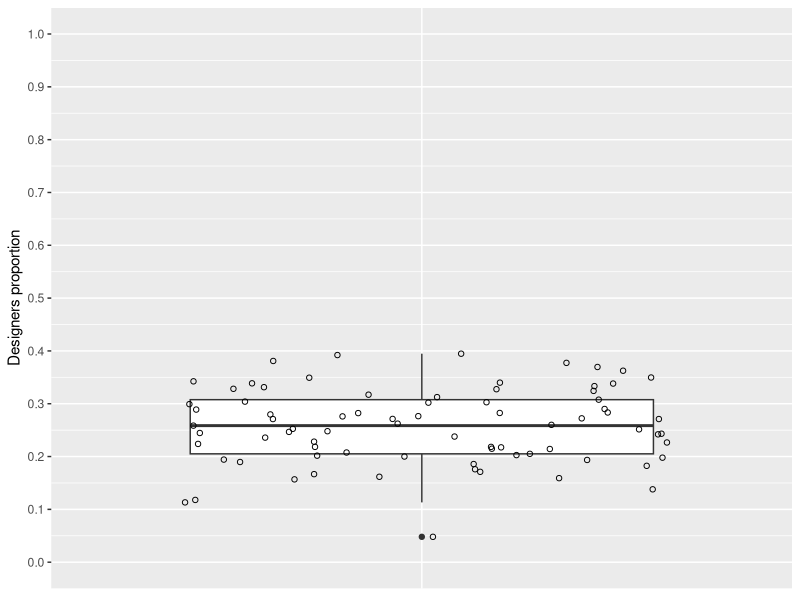

This chart was generated by the following R code:
library("ggplot2")
#theme_set(theme_bw())

data = read.table("../data-to-plot/to-plot-project-designers-commiters-proportion.data", header = T)

gg = ggplot(data, aes(x = factor(0), y = Proportion))

p = gg + geom_boxplot() + theme( axis.title.x=element_blank(),axis.text.x=element_blank(),axis.ticks.x=element_blank() ) + coord_cartesian(ylim=c(0, 1)) + ylab("Designers proportion") + geom_jitter(shape = 1) + scale_y_continuous(breaks=seq(0,1,1/10))
ggsave(p, file="../graphs/boxplot-designers-proportion-rq2.pdf", width=4, height=4)


#  Proportion     
# Min.   :0.08929  
# 1st Qu.:0.20930  
# Median :0.25000  
# Mean   :0.24598  
# 3rd Qu.:0.29379  
# Max.   :0.35794 
# sd: 0.06219354
